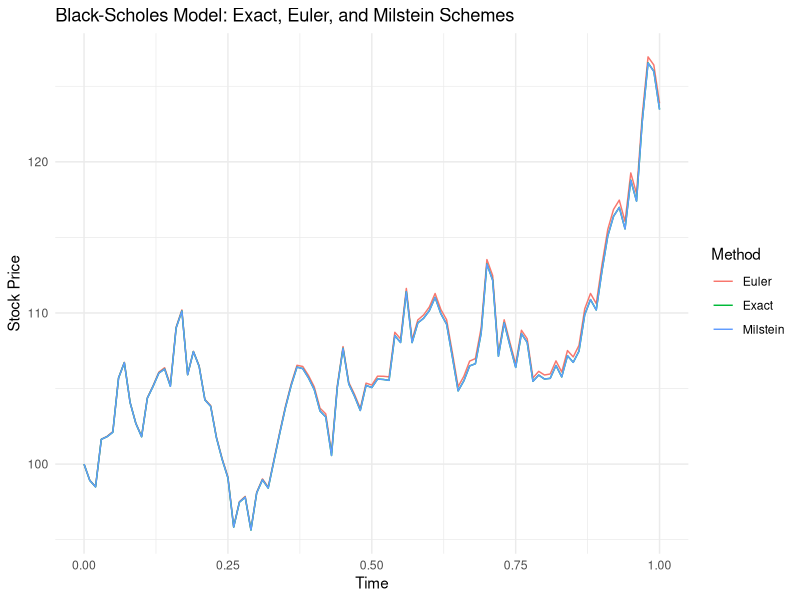
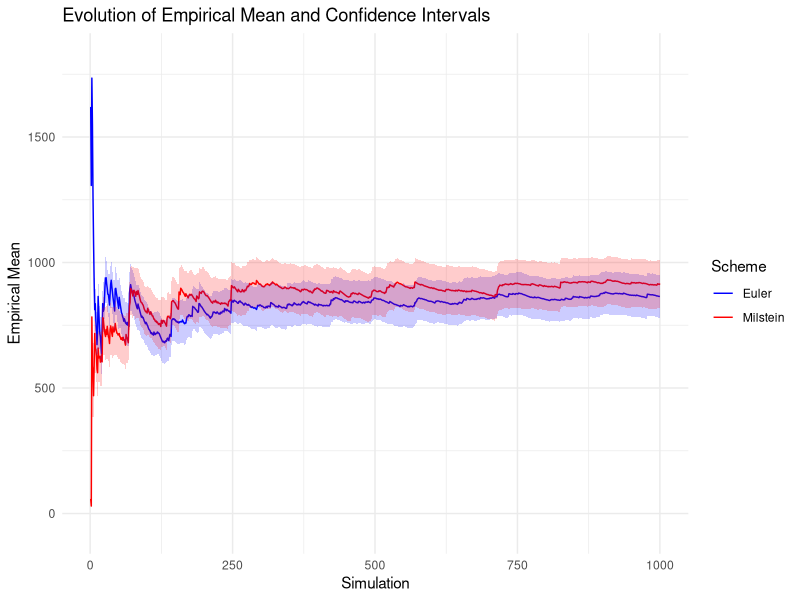
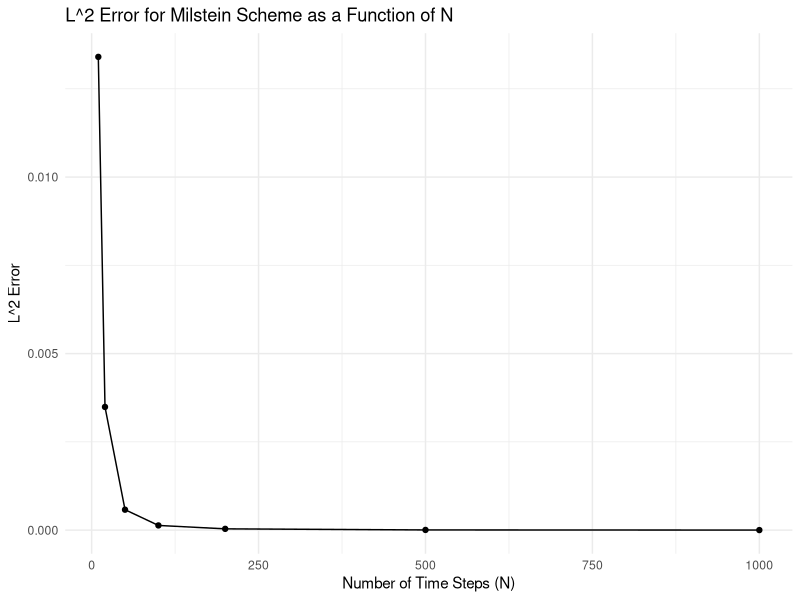

R code for these plots, in order:
### -------------------------------------------
### Exercise 4
### Topic 4: Numerical Illustration of the Black-Scholes Model
### -------------------------------------------

# Load necessary packages
if (!requireNamespace("ggplot2", quietly = TRUE)) {
  install.packages("ggplot2")
}
library(ggplot2)

# Define parameters for the Black-Scholes model
s0 <- 100     # initial stock price
r <- 0.05     # risk-free rate
sigma <- 0.2  # volatility
T <- 1        # time to maturity
N <- 100      # number of time steps
dt <- T / N   # time increment

# Define the time grid
t_grid <- seq(0, T, length.out = N + 1)

##### Part 4.1: Define the exact solution for the Black-Scholes model
exact_solution <- function(s0, t, Wt) {
  s0 * exp((r - 0.5 * sigma^2) * t + sigma * Wt)
}

###### Part 4.2: Implement the Euler scheme
euler_scheme <- function(S, dt, dW) {
  S + r * S * dt + sigma * S * dW
}

##### Part 4.3: Implement the Milstein scheme
milstein_scheme <- function(S, dt, dW) {
  S + r * S * dt + sigma * S * dW + 0.5 * sigma^2 * S * (dW^2 - dt)
}

# Simulate Brownian motion
set.seed(123)  # For reproducibility
W <- cumsum(c(0, sqrt(dt) * rnorm(N))) # Generate increments and accumulate them

# Initialize vectors for storing stock prices
S_exact <- numeric(N + 1)
S_euler <- numeric(N + 1)
S_milstein <- numeric(N + 1)

# Set initial values
S_exact[1] <- s0
S_euler[1] <- s0
S_milstein[1] <- s0

# Simulate the trajectories: Part 4.1, 4.2, 4.3
for (i in 1:N) {
  S_exact[i + 1] <- exact_solution(S_exact[1], t_grid[i + 1], W[i + 1]) # Part 4.1: Implement the exact solution
  S_euler[i + 1] <- euler_scheme(S_euler[i], dt, W[i + 1] - W[i]) # Part 4.2: Implement the euler scheme
  S_milstein[i + 1] <- milstein_scheme(S_milstein[i], dt, W[i + 1] - W[i]) # Part 4.3: Implement the Milstein scheme
}

# Combine results into a data frame for plotting
results <- data.frame(
  Time = rep(t_grid, 3),
  Stock_Price = c(S_exact, S_euler, S_milstein),
  Method = rep(c("Exact", "Euler", "Milstein"), each = N + 1)
)

# Plot the trajectories
p <- ggplot(results, aes(x = Time, y = Stock_Price, color = Method)) +
  geom_line() +
  labs(title = "Black-Scholes Model: Exact, Euler, and Milstein Schemes",
       x = "Time", y = "Stock Price") +
  theme_minimal()

# Save the plot
ggsave("exercise_4_4_trajectories.png", plot = p)

##### Part 4.5: Calculate the empirical mean and L^2 error
M <- 1000  # number of simulations for empirical analysis

# Function to simulate a single trajectory using a specified scheme
simulate_trajectory <- function(scheme, s0, dt, N) {
  S <- numeric(N + 1)
  S[1] <- s0
  W <- cumsum(c(0, sqrt(dt) * rnorm(N)))
  for (i in 1:N) {
    S[i + 1] <- scheme(S[i], dt, W[i + 1] - W[i])
  }
  return(S[N + 1])
}

# Simulate multiple trajectories for Euler scheme
set.seed(123)  # For reproducibility
S_T_exact <- numeric(M)
S_T_euler <- numeric(M)
S_T_milstein <- numeric(M)

for (i in 1:M) {
  S_T_exact[i] <- simulate_trajectory(exact_solution, s0, dt, N)
  S_T_euler[i] <- simulate_trajectory(euler_scheme, s0, dt, N)
  S_T_milstein[i] <- simulate_trajectory(milstein_scheme, s0, dt, N)
}

# Calculate the empirical mean and L^2 error
empirical_mean_euler <- mean((S_T_exact - S_T_euler)^2)
empirical_mean_milstein <- mean((S_T_exact - S_T_milstein)^2)

# Print the results
cat("Empirical mean (Euler):", empirical_mean_euler, "\n")
# Empirical mean (Euler): 865.1899 
cat("Empirical mean (Milstein):", empirical_mean_milstein, "\n")
# Empirical mean (Milstein): 916.3187 

##### Part 4.6: Confidence interval for the empirical mean
alpha <- 0.05  # significance level
z_alpha <- qnorm(1 - alpha / 2) # Z-value for the given significance level

# Calculate confidence intervals for the empirical means
SE_euler <- sqrt(var((S_T_exact - S_T_euler)^2) / M)
CI_euler <- c(empirical_mean_euler - z_alpha * SE_euler, empirical_mean_euler + z_alpha * SE_euler)

SE_milstein <- sqrt(var((S_T_exact - S_T_milstein)^2) / M)
CI_milstein <- c(empirical_mean_milstein - z_alpha * SE_milstein, empirical_mean_milstein + z_alpha * SE_milstein)

# Print the confidence intervals
cat("Confidence interval (Euler): [", CI_euler[1], ", ", CI_euler[2], "]\n")
# Confidence interval (Euler): [ 780.6226 ,  949.7572 ]
cat("Confidence interval (Milstein): [", CI_milstein[1], ", ", CI_milstein[2], "]\n")
# Confidence interval (Milstein): [ 820.5745 ,  1012.063 ]

##### Part 4.7: Plot the evolution of the empirical mean and confidence intervals
empirical_means_euler <- numeric(M)
empirical_means_milstein <- numeric(M)

for (i in 1:M) {
  empirical_means_euler[i] <- mean((S_T_exact[1:i] - S_T_euler[1:i])^2)
  empirical_means_milstein[i] <- mean((S_T_exact[1:i] - S_T_milstein[1:i])^2)
}

# Radius of confidence intervarls
r_M_euler <- z_alpha * SE_euler
r_M_milstein <- z_alpha * SE_milstein

# Calculate the confidence intervals for each simulation count
CI_euler_lower <- empirical_means_euler - r_M_euler
CI_euler_upper <- empirical_means_euler + r_M_euler

CI_milstein_lower <- empirical_means_milstein - r_M_milstein
CI_milstein_upper <- empirical_means_milstein + r_M_milstein

# Create a data frame for plotting
plot_data <- data.frame(
  Simulation = rep(1:M, 2),
  Empirical_Mean = c(empirical_means_euler, empirical_means_milstein),
  Scheme = rep(c("Euler", "Milstein"), each = M)
)

# Create a data frame for the confidence intervals
ci_data <- data.frame(
  Simulation = rep(1:M, 2),
  ymin = c(CI_euler_lower, CI_milstein_lower),
  ymax = c(CI_euler_upper, CI_milstein_upper),
  Scheme = rep(c("Euler", "Milstein"), each = M)
)

# Plot the empirical means and confidence intervals
p2 <- ggplot() +
  geom_line(data = plot_data, aes(x = Simulation, y = Empirical_Mean, color = Scheme)) +
  labs(title = "Evolution of Empirical Mean and Confidence Intervals",
       x = "Simulation", y = "Empirical Mean") +
  geom_ribbon(data = ci_data[ci_data$Scheme == "Euler", ], aes(x = Simulation, ymin = ymin, ymax = ymax), fill = "blue", alpha = 0.2) +
  geom_ribbon(data = ci_data[ci_data$Scheme == "Milstein", ], aes(x = Simulation, ymin = ymin, ymax = ymax), fill = "red", alpha = 0.2) +
  theme_minimal() +
  scale_color_manual(values = c("Euler" = "blue", "Milstein" = "red"))

# Save the plot
ggsave("exercise_4_4_empirical_mean_evolution.png", plot = p2)

##### Part 4.8: Study the L^2 error for the Milstein scheme
cat("L^2 error for Milstein scheme:", empirical_mean_milstein, "\n")
# L^2 error for Milstein scheme: 916.3187 

# Function to compute L^2 error for Milstein scheme as a function of N
compute_L2_error_milstein <- function(s0, r, sigma, T, M, N_values) {
  L2_errors <- numeric(length(N_values))
  
  for (j in seq_along(N_values)) {
    N <- N_values[j]
    dt <- T / N
    
    # Initialize error accumulation
    errors <- numeric(M)
    
    for (i in 1:M) {
      W <- cumsum(c(0, sqrt(dt) * rnorm(N)))
      
      S_exact <- s0 * exp((r - 0.5 * sigma^2) * T + sigma * W[N + 1])
      S_milstein <- s0
      for (k in 1:N) {
        dW <- W[k + 1] - W[k]
        S_milstein <- S_milstein + r * S_milstein * dt + sigma * S_milstein * dW + 0.5 * sigma^2 * S_milstein * (dW^2 - dt)
      }
      
      errors[i] <- (S_exact - S_milstein)^2
    }
    
    L2_errors[j] <- mean(errors)
  }
  
  return(L2_errors)
}

# Parameters
N_values <- c(10, 20, 50, 100, 200, 500, 1000)  # Different values of N

# Compute L^2 errors for the Milstein scheme
L2_errors_milstein <- compute_L2_error_milstein(s0, r, sigma, T, M, N_values)

# Plot L^2 error as a function of N
plot_data_milstein <- data.frame(
  N = N_values,
  L2_Error = L2_errors_milstein
)

p3 <- ggplot(plot_data_milstein, aes(x = N, y = L2_Error)) +
  geom_line() +
  geom_point() +
  labs(title = "L^2 Error for Milstein Scheme as a Function of N",
       x = "Number of Time Steps (N)",
       y = "L^2 Error") +
  theme_minimal()

# Save the plot
ggsave("exercise_4_8_L2_error_milstein.png", plot = p3)

# Print the L^2 errors for Milstein scheme
cat("L^2 errors for Milstein scheme:\n")
print(plot_data_milstein)

# N     L2_Error
# 1   10 1.340390e-02
# 2   20 3.489025e-03
# 3   50 5.786265e-04
# 4  100 1.329387e-04
# 5  200 3.610572e-05
# 6  500 5.354944e-06
# 7 1000 1.431723e-06